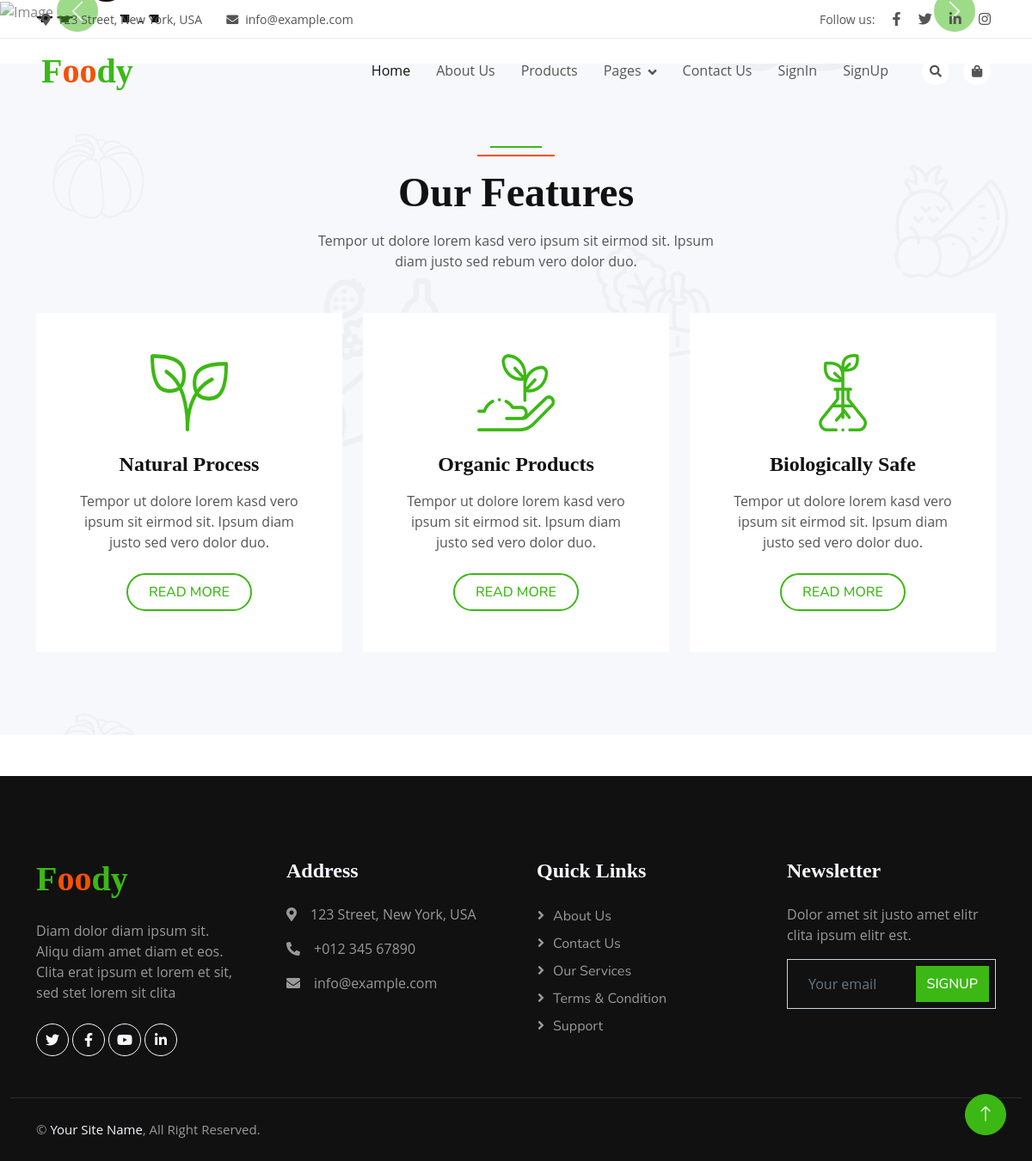
Screenshot of /feature/ with the database file from the repository.
### app/models.py (models this page shows)
class Feature(models.Model):
    title =  models.CharField(max_length=50)
    description = models.TextField(max_length=250)
    featureImg = models.ImageField(upload_to = 'projImg/')

### app/views.py (the view)
# urls.py: path('feature/', views.FeatureView.as_view(), name="feature"),
class FeatureView(View):
    def get(self, request):
        obj = Feature.objects.all()
        return render(request, 'feature.html', {'feature':obj})

### app/templates/feature.html (shortened to what this page needs)
{% extends 'base.html' %}
{% load static %}
{% block main-content %}
    <div class="container-fluid bg-light bg-icon py-6">
        <div class="container">
            <div class="section-header text-center mx-auto mb-5 wow fadeInUp" data-wow-delay="0.1s" style="max-width: 500px;">
                <h1 class="display-5 mb-3">Our Features</h1>
                <p>Tempor ut dolore lorem kasd vero ipsum sit eirmod sit. Ipsum diam justo sed rebum vero dolor duo.</p>
            </div>
            <div class="row g-4">
                {% for fr in feature %}
                <div class="col-lg-4 col-md-6 wow fadeInUp" data-wow-delay="0.5s">
                    <div class="bg-white text-center h-100 p-4 p-xl-5">
                        <img class="img-fluid mb-4" src="{{fr.featureImg.url}}" alt="">
                        <h4 class="mb-3">{{fr.title}}</h4>
                        <p class="mb-4">{{fr.description}}</p>
                        <a class="btn btn-outline-primary border-2 py-2 px-4 rounded-pill" href="">Read More</a>
                    </div>
                </div>
                {% endfor %}
            </div>
        </div>
    </div>
    <a href="#" class="btn btn-lg btn-primary btn-lg-square rounded-circle back-to-top"><i class="bi bi-arrow-up"></i></a>
{% endblock main-content %}

### app/static/css/style.css (style rules this page uses)
:root { --primary: #3CB815; --secondary: #F65005; --light: #F7F8FC; --dark: #111111; }
.back-to-top { position: fixed; display: none; right: 30px; bottom: 30px; z-index: 99; }
.py-6 { padding-top: 6rem; padding-bottom: 6rem; }
.bg-icon { background: url(../img/bg-icon.png) center center repeat; background-size: contain; }
.btn { font-family: 'Nunito', sans-serif; font-weight: 500; text-transform: uppercase; transition: .5s; }
.btn.btn-primary, .btn.btn-secondary, .btn.btn-outline-primary:hover, .btn.btn-outline-secondary:hover { color: #FFFFFF; }
.btn-lg-square { width: 48px; height: 48px; }
.btn-square, .btn-sm-square, .btn-lg-square { padding: 0; display: flex; align-items: center; justify-content: center; font-weight: normal; }
.section-header { position: relative; padding-top: 25px; }
.section-header::before { position: absolute; content: ""; width: 60px; height: 2px; top: 0; left: 50%; transform: translateX(-50%); background: var(--primary); }
.section-header::after { position: absolute; content: ""; width: 90px; height: 2px; top: 10px; left: 50%; transform: translateX(-50%); background: var(--secondary); }

### rows the page displays
Feature: featureImg (picture), title "Natural Process", description "Tempor ut dolore lorem kasd vero ipsum sit eirmod sit. Ipsum diam justo sed vero dolor duo."
Feature: featureImg (picture), title "Organic Products", description "Tempor ut dolore lorem kasd vero ipsum sit eirmod sit. Ipsum diam justo sed vero dolor duo."
Feature: featureImg (picture), title "Biologically Safe", description "Tempor ut dolore lorem kasd vero ipsum sit eirmod sit. Ipsum diam justo sed vero dolor duo."
